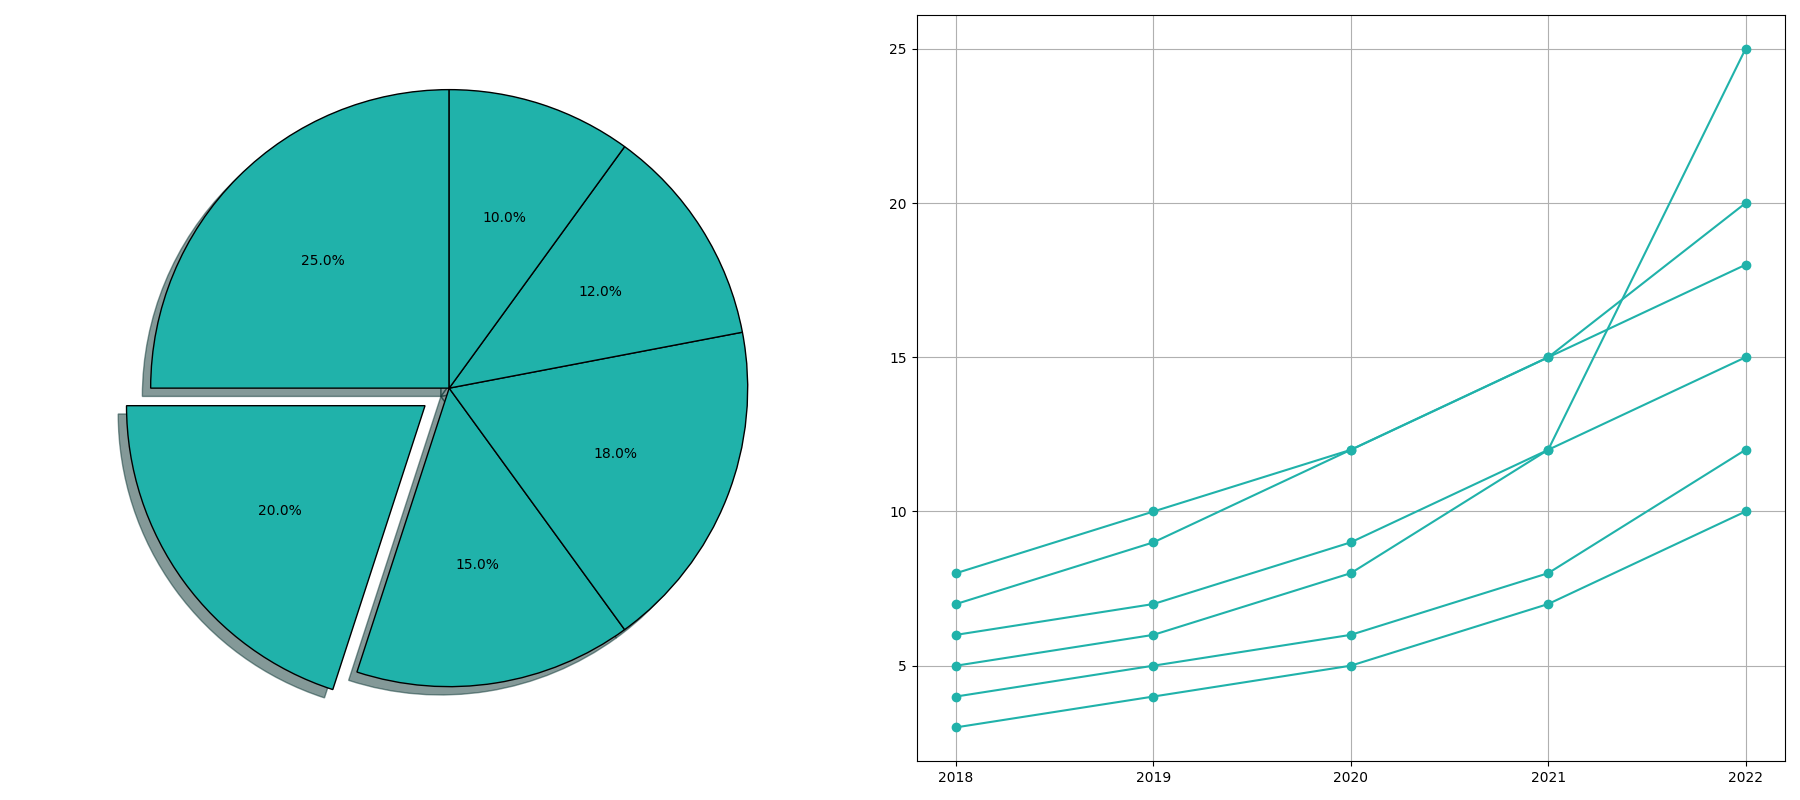

This chart was generated by the following Python code:
import matplotlib.pyplot as plt

# Define the data for the pie chart
market_share = [25, 20, 15, 18, 12, 10]

# Choose a consistent color for all data groups
single_color = '#20B2AA'  # Light Sea Green

# Data showing the growth of categories over years
years = ['2018', '2019', '2020', '2021', '2022']
growth_data = {
    'Books': [5, 6, 8, 12, 25],
    'Electronics': [7, 9, 12, 15, 20],
    'Clothing': [6, 7, 9, 12, 15],
    'Groceries': [8, 10, 12, 15, 18],
    'Household Items': [4, 5, 6, 8, 12],
    'Others': [3, 4, 5, 7, 10]
}

# Set up the figure and axis for subplots
fig, ax = plt.subplots(1, 2, figsize=(18, 8))

# Create the pie chart on the first subplot
explode = (0, 0.1, 0, 0, 0, 0)
ax[0].pie(market_share, autopct='%1.1f%%', startangle=90, 
          colors=[single_color]*len(market_share), shadow=True, explode=explode, wedgeprops={'edgecolor': 'black'})

# Create a line chart on the second subplot to show growth over years
for data in growth_data.values():
    ax[1].plot(years, data, marker='o', color=single_color)

ax[1].grid(True)

# Ensure layout is adjusted to prevent overlap
plt.tight_layout()

# Display the combined chart
plt.show()
